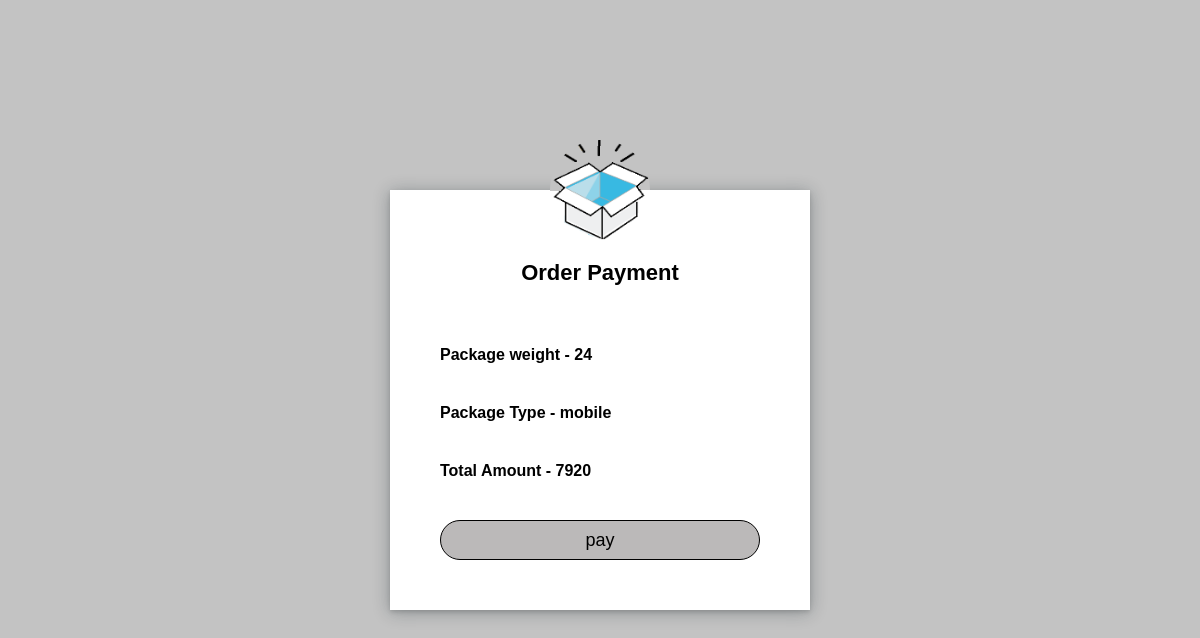
The app's page /payment/10022 with its own data.
### details/models.py (models this page shows)
class packagedetails(models.Model):
    user = models.ForeignKey(User,on_delete=models.CASCADE, )
    track_id = models.TextField(default= random_string , blank=True)
    weight = models.IntegerField()
    slct1 = models.CharField(max_length=100)
    slct2 = models.CharField(max_length=100)
    city1 = models.CharField(max_length=100)
    pincode1 = models.IntegerField()
    state1 = models.CharField(max_length=100)
    address1 = models.CharField(max_length=100)
    city2 = models.CharField(max_length=100)
    pincode2 = models.IntegerField()
    state2 = models.CharField(max_length=100)
    address2 = models.CharField(max_length=100)
    accept = models.CharField(max_length=100 , choices=A_choice, blank=True ,  default=A_choice[0][0])
    pickup = models.CharField(max_length=100 ,choices=B_choice, blank=True ,  default=B_choice[0][0])
    left = models.CharField(max_length=100 , choices=C_choice, blank=True ,  default=C_choice[0][0])
    reach = models.CharField(max_length=100 ,choices=D_choice, blank=True ,  default=D_choice[0][0])
    shipped = models.CharField(max_length=100 , choices=E_choice, blank=True ,  default=E_choice[0][0])

### details/views.py (the view)
# urls.py: path('payment/<int:id>',views.payment),
def payment(request, id):
    packages =packagedetails.objects.get(id=id)
    return render(request,'payment.html',{'packs':packages})

### templates/payment.html (shortened to what this page needs)
{% load mathfilters %}
{% load static %}
<!DOCTYPE html>
<html>
<head>
    <link rel="stylesheet" href={% static 'payment.css' %}>
</head>
<body>
    <div class="loginbox">
        <img src={% static 'package.png' %} class="avatar">
        <h1>Order Payment</h1>
        <form  method="post" action="{% url 'checkout_session' packs.id %}">
            <p>Package weight - {{packs.weight}}</p>
            <p>Package Type - {{packs.slct2}}</p>
            <p>Total Amount - {{packs.weight|mul:330}}</p>
            <input id="stripe-button" value="pay" type="submit" name="">
        </div>
</body>
</html>

### static/payment.css (style rules this page uses)
body { margin: 0; padding: 0; background-color: rgb(195, 195, 195); background-size: cover; background-position: center; font-family: sans-serif; }
.loginbox { width: 420px; height: 420px; background: rgb(255, 255, 255); color: rgb(0, 0, 0); top: 50%; left: 50%; position: absolute; transform: translate(-50%,-50%); box-sizing: border-box; padding: 70px 50px; box-shadow: rgba(0, 0, 0, 0.12) 0px 2px 4px 0px, rgba(14, 30, 37, 0.32) 0px 2px 16px 0px; }
.avatar { width: 100px; height: 100px; border-radius: 50%; position: absolute; top: -50px; left: calc(50% - 50px); }
h1 { margin: 0; padding: 0 0 20px; margin-bottom: 40px; text-align: center; font-size: 22px; color: #000; }
.loginbox p { margin: 0; margin-bottom: 40px; padding: 0; font-weight: bold; }
.loginbox input { width: 100%; margin-bottom: 20px; }
.loginbox input[type="submit"] { border: none; border: 1px solid black; outline: none; height: 40px; background: #bbb9b9; color: rgb(0, 0, 0); font-size: 18px; border-radius: 20px; }

### records on screen
packagedetails: weight "24", slct2 "mobile", weight|mul "7920"
